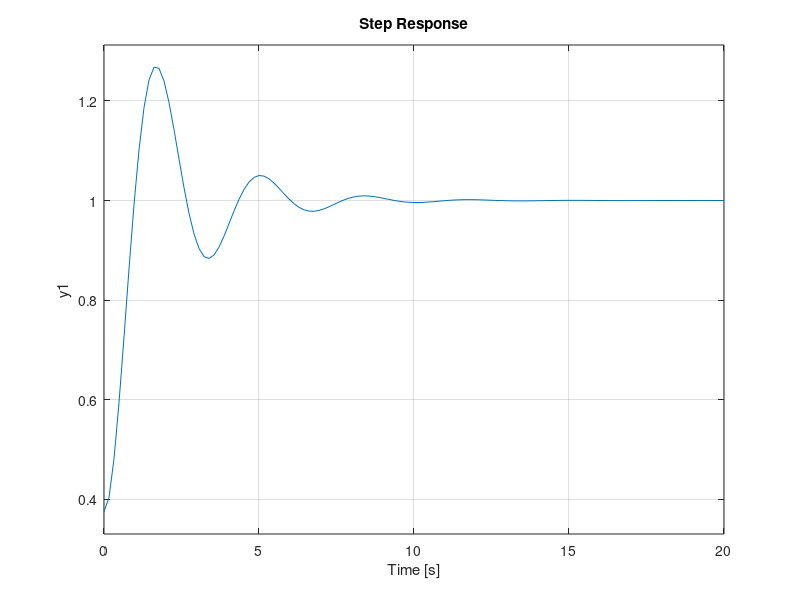

MATLAB code for this plot:
tstart = 0;
tend = 5;
tstep = 0.0001;

t = (tstart:tstep:tend)';

R = 1e3;
C = 1e-3;
sys = tf([1], [R*C 1]);

%%
Kc = 1;
Ti = 0.1; 
Tc = tf([Kc*Ti, Kc], [Ti, 0]); 
cloop = feedback(Tc*sys, 1);
step(cloop);

%%
Kc = 0.6;
Ti = 1/10;
Td = 1;
Tc = tf([Kc*Td*Ti, Kc*Ti, Kc], [Ti, 0]);

cloop = feedback(Tc*sys, 1)
pzmap(cloop)
step(cloop);